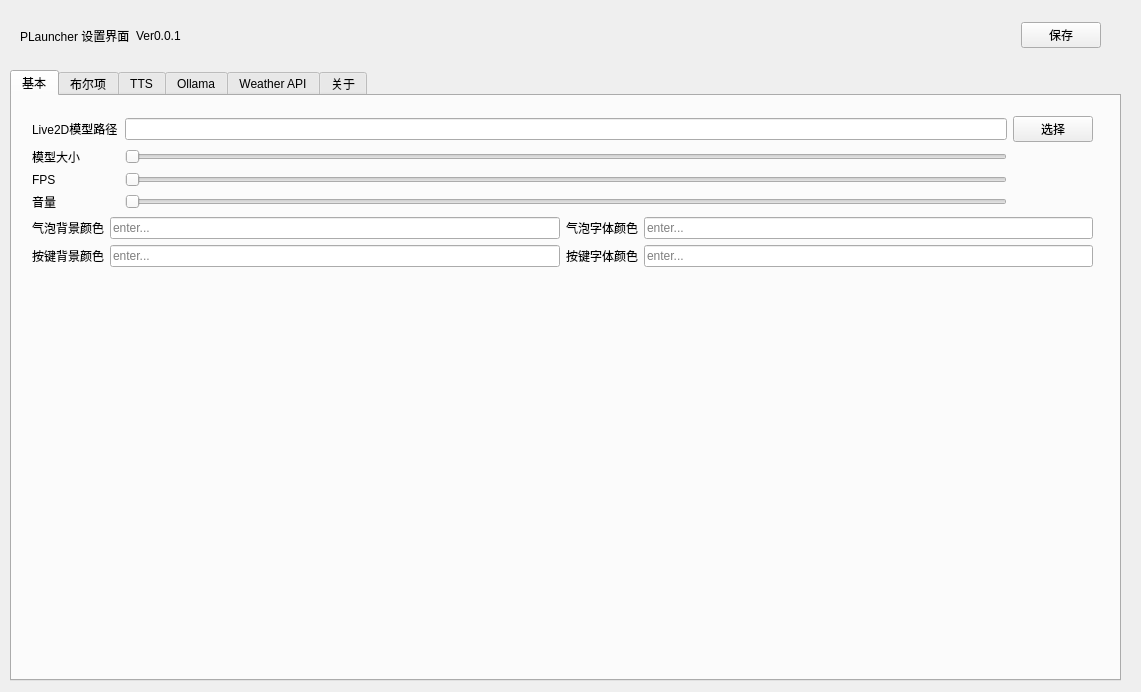
<?xml version="1.0" encoding="UTF-8"?>
<ui version="4.0">
 <class>setting</class>
 <widget class="QWidget" name="setting">
  <property name="geometry">
   <rect>
    <x>0</x>
    <y>0</y>
    <width>1141</width>
    <height>692</height>
   </rect>
  </property>
  <property name="minimumSize">
   <size>
    <width>1141</width>
    <height>692</height>
   </size>
  </property>
  <property name="maximumSize">
   <size>
    <width>114514</width>
    <height>114514</height>
   </size>
  </property>
  <property name="windowTitle">
   <string>setting</string>
  </property>
  <widget class="QTabWidget" name="tabWidget">
   <property name="geometry">
    <rect>
     <x>10</x>
     <y>70</y>
     <width>1111</width>
     <height>611</height>
    </rect>
   </property>
   <property name="currentIndex">
    <number>0</number>
   </property>
   <widget class="QWidget" name="tab">
    <attribute name="title">
     <string>基本</string>
    </attribute>
    <widget class="QWidget" name="verticalLayoutWidget">
     <property name="geometry">
      <rect>
       <x>20</x>
       <y>20</y>
       <width>1061</width>
       <height>541</height>
      </rect>
     </property>
     <layout class="QVBoxLayout" name="verticalLayout_2">
      <item>
       <layout class="QGridLayout" name="gridLayout_7">
        <item row="1" column="2">
         <widget class="DoubleClickableLabel" name="label_7">
          <property name="text">
           <string/>
          </property>
          <property name="alignment">
           <set>Qt::AlignCenter</set>
          </property>
         </widget>
        </item>
        <item row="2" column="1">
         <widget class="QSlider" name="horizontalSlider_2">
          <property name="orientation">
           <enum>Qt::Horizontal</enum>
          </property>
         </widget>
        </item>
        <item row="3" column="2">
         <widget class="DoubleClickableLabel" name="label_9">
          <property name="text">
           <string/>
          </property>
          <property name="alignment">
           <set>Qt::AlignCenter</set>
          </property>
         </widget>
        </item>
        <item row="3" column="1">
         <widget class="QSlider" name="horizontalSlider_3">
          <property name="orientation">
           <enum>Qt::Horizontal</enum>
          </property>
         </widget>
        </item>
        <item row="1" column="1">
         <widget class="QSlider" name="horizontalSlider">
          <property name="orientation">
           <enum>Qt::Horizontal</enum>
          </property>
         </widget>
        </item>
        <item row="2" column="2">
         <widget class="DoubleClickableLabel" name="label_8">
          <property name="text">
           <string/>
          </property>
          <property name="alignment">
           <set>Qt::AlignCenter</set>
          </property>
         </widget>
        </item>
        <item row="0" column="2">
         <widget class="QPushButton" name="pushButton_2">
          <property name="text">
           <string>选择</string>
          </property>
         </widget>
        </item>
        <item row="3" column="0">
         <widget class="QLabel" name="label_6">
          <property name="text">
           <string>音量</string>
          </property>
         </widget>
        </item>
        <item row="0" column="0">
         <widget class="QLabel" name="label_3">
          <property name="text">
           <string>Live2D模型路径</string>
          </property>
         </widget>
        </item>
        <item row="2" column="0">
         <widget class="QLabel" name="label_5">
          <property name="text">
           <string>FPS</string>
          </property>
         </widget>
        </item>
        <item row="0" column="1">
         <widget class="QLineEdit" name="lineEdit"/>
        </item>
        <item row="1" column="0">
         <widget class="QLabel" name="label_4">
          <property name="text">
           <string>模型大小</string>
          </property>
         </widget>
        </item>
       </layout>
      </item>
      <item>
       <layout class="QGridLayout" name="gridLayout">
        <item row="0" column="0">
         <widget class="QLabel" name="label_24">
          <property name="text">
           <string>气泡背景颜色</string>
          </property>
         </widget>
        </item>
        <item row="1" column="0">
         <widget class="QLabel" name="label_26">
          <property name="text">
           <string>按键背景颜色</string>
          </property>
         </widget>
        </item>
        <item row="0" column="1">
         <widget class="QLineEdit" name="lineEdit_9">
          <property name="placeholderText">
           <string>enter...</string>
          </property>
         </widget>
        </item>
        <item row="0" column="3">
         <widget class="QLineEdit" name="lineEdit_10">
          <property name="placeholderText">
           <string>enter...</string>
          </property>
         </widget>
        </item>
        <item row="1" column="1">
         <widget class="QLineEdit" name="lineEdit_11">
          <property name="placeholderText">
           <string>enter...</string>
          </property>
         </widget>
        </item>
        <item row="2" column="1">
         <spacer name="verticalSpacer_3">
          <property name="orientation">
           <enum>Qt::Vertical</enum>
          </property>
          <property name="sizeHint" stdset="0">
           <size>
            <width>20</width>
            <height>40</height>
           </size>
          </property>
         </spacer>
        </item>
        <item row="1" column="3">
         <widget class="QLineEdit" name="lineEdit_12">
          <property name="placeholderText">
           <string>enter...</string>
          </property>
         </widget>
        </item>
        <item row="0" column="2">
         <widget class="QLabel" name="label_25">
          <property name="text">
           <string>气泡字体颜色</string>
          </property>
         </widget>
        </item>
        <item row="1" column="2">
         <widget class="QLabel" name="label_27">
          <property name="text">
           <string>按键字体颜色</string>
          </property>
         </widget>
        </item>
       </layout>
      </item>
     </layout>
    </widget>
   </widget>
   <widget class="QWidget" name="tab_2">
    <attribute name="title">
     <string>布尔项</string>
    </attribute>
    <widget class="QWidget" name="gridLayoutWidget_2">
     <property name="geometry">
      <rect>
       <x>20</x>
       <y>20</y>
       <width>1061</width>
       <height>541</height>
      </rect>
     </property>
     <layout class="QGridLayout" name="gridLayout_2">
      <item row="1" column="0">
       <widget class="QCheckBox" name="checkBox_2">
        <property name="text">
         <string>启动时监听按键</string>
        </property>
       </widget>
      </item>
      <item row="0" column="0">
       <widget class="QCheckBox" name="checkBox">
        <property name="text">
         <string>随系统启动</string>
        </property>
       </widget>
      </item>
      <item row="6" column="0">
       <widget class="QCheckBox" name="checkBox_7">
        <property name="text">
         <string>报时功能</string>
        </property>
       </widget>
      </item>
      <item row="8" column="0">
       <spacer name="verticalSpacer_2">
        <property name="orientation">
         <enum>Qt::Vertical</enum>
        </property>
        <property name="sizeHint" stdset="0">
         <size>
          <width>20</width>
          <height>40</height>
         </size>
        </property>
       </spacer>
      </item>
      <item row="5" column="0">
       <widget class="QCheckBox" name="checkBox_6">
        <property name="text">
         <string>启用语音</string>
        </property>
       </widget>
      </item>
      <item row="4" column="0">
       <widget class="QCheckBox" name="checkBox_5">
        <property name="text">
         <string>随机说话</string>
        </property>
       </widget>
      </item>
      <item row="2" column="0">
       <widget class="QCheckBox" name="checkBox_3">
        <property name="text">
         <string>视线跟随鼠标</string>
        </property>
       </widget>
      </item>
      <item row="3" column="0">
       <widget class="QCheckBox" name="checkBox_4">
        <property name="text">
         <string>启动「Star」</string>
        </property>
       </widget>
      </item>
      <item row="7" column="0">
       <widget class="QCheckBox" name="checkBox_8">
        <property name="text">
         <string>置顶</string>
        </property>
       </widget>
      </item>
     </layout>
    </widget>
   </widget>
   <widget class="QWidget" name="tab_3">
    <attribute name="title">
     <string>TTS</string>
    </attribute>
    <widget class="QWidget" name="gridLayoutWidget_3">
     <property name="geometry">
      <rect>
       <x>20</x>
       <y>20</y>
       <width>1061</width>
       <height>541</height>
      </rect>
     </property>
     <layout class="QGridLayout" name="gridLayout_3">
      <item row="4" column="0">
       <widget class="QLabel" name="label_14">
        <property name="text">
         <string>获取API</string>
        </property>
       </widget>
      </item>
      <item row="0" column="1">
       <widget class="QLineEdit" name="lineEdit_2"/>
      </item>
      <item row="2" column="1">
       <widget class="QLineEdit" name="lineEdit_4"/>
      </item>
      <item row="2" column="0">
       <widget class="QLabel" name="label_12">
        <property name="text">
         <string>APIKey</string>
        </property>
       </widget>
      </item>
      <item row="0" column="0">
       <widget class="QLabel" name="label_10">
        <property name="text">
         <string>APPID</string>
        </property>
       </widget>
      </item>
      <item row="3" column="0">
       <widget class="QLabel" name="label_13">
        <property name="text">
         <string>发言人</string>
        </property>
       </widget>
      </item>
      <item row="3" column="1">
       <widget class="QLineEdit" name="lineEdit_5"/>
      </item>
      <item row="1" column="1">
       <widget class="QLineEdit" name="lineEdit_3"/>
      </item>
      <item row="6" column="1">
       <spacer name="verticalSpacer">
        <property name="orientation">
         <enum>Qt::Vertical</enum>
        </property>
        <property name="sizeHint" stdset="0">
         <size>
          <width>20</width>
          <height>40</height>
         </size>
        </property>
       </spacer>
      </item>
      <item row="1" column="0">
       <widget class="QLabel" name="label_11">
        <property name="text">
         <string>APISecret</string>
        </property>
       </widget>
      </item>
      <item row="4" column="1">
       <widget class="QPushButton" name="pushButton_3">
        <property name="text">
         <string>讯飞开放平台 在线语音合成</string>
        </property>
        <property name="icon">
         <iconset resource="../Resource.qrc">
          <normaloff>:/assets/IconaMoon/Interface/Link External - 24x24.png</normaloff>:/assets/IconaMoon/Interface/Link External - 24x24.png</iconset>
        </property>
       </widget>
      </item>
      <item row="5" column="1">
       <widget class="QPushButton" name="pushButton_14">
        <property name="text">
         <string>启动讯飞TTS服务端</string>
        </property>
        <property name="icon">
         <iconset resource="../Resource.qrc">
          <normaloff>:/assets/IconaMoon/Interface/Link - 24x24.png</normaloff>:/assets/IconaMoon/Interface/Link - 24x24.png</iconset>
        </property>
       </widget>
      </item>
      <item row="5" column="0">
       <widget class="QLabel" name="label_18">
        <property name="text">
         <string>启动</string>
        </property>
       </widget>
      </item>
     </layout>
    </widget>
   </widget>
   <widget class="QWidget" name="tab_4">
    <attribute name="title">
     <string>Ollama</string>
    </attribute>
    <widget class="QWidget" name="gridLayoutWidget_4">
     <property name="geometry">
      <rect>
       <x>20</x>
       <y>20</y>
       <width>1061</width>
       <height>541</height>
      </rect>
     </property>
     <layout class="QGridLayout" name="gridLayout_4">
      <item row="1" column="0">
       <widget class="QLabel" name="label_15">
        <property name="text">
         <string>AI模型</string>
        </property>
       </widget>
      </item>
      <item row="2" column="0">
       <widget class="QLabel" name="label_16">
        <property name="text">
         <string>角色</string>
        </property>
       </widget>
      </item>
      <item row="2" column="1">
       <widget class="QComboBox" name="comboBox"/>
      </item>
      <item row="3" column="0">
       <widget class="QLabel" name="label_17">
        <property name="text">
         <string>自定义角色</string>
        </property>
       </widget>
      </item>
      <item row="1" column="1">
       <widget class="QLineEdit" name="lineEdit_6">
        <property name="placeholderText">
         <string>qwen2.5:3b</string>
        </property>
       </widget>
      </item>
      <item row="0" column="1">
       <widget class="QPushButton" name="pushButton_15">
        <property name="text">
         <string>Ollama</string>
        </property>
        <property name="icon">
         <iconset resource="../Resource.qrc">
          <normaloff>:/assets/IconaMoon/Interface/Link External - 24x24.png</normaloff>:/assets/IconaMoon/Interface/Link External - 24x24.png</iconset>
        </property>
       </widget>
      </item>
      <item row="0" column="0">
       <widget class="QLabel" name="label_19">
        <property name="text">
         <string>Ollama</string>
        </property>
       </widget>
      </item>
      <item row="3" column="1">
       <widget class="QPlainTextEdit" name="plainTextEdit"/>
      </item>
     </layout>
    </widget>
   </widget>
   <widget class="QWidget" name="tab_6">
    <attribute name="title">
     <string>Weather API</string>
    </attribute>
    <widget class="QWidget" name="gridLayoutWidget_6">
     <property name="geometry">
      <rect>
       <x>20</x>
       <y>20</y>
       <width>1061</width>
       <height>531</height>
      </rect>
     </property>
     <layout class="QGridLayout" name="gridLayout_6">
      <item row="1" column="1">
       <widget class="QLineEdit" name="lineEdit_8"/>
      </item>
      <item row="2" column="0">
       <widget class="QLabel" name="label_22">
        <property name="text">
         <string>获取OpenWeather API</string>
        </property>
       </widget>
      </item>
      <item row="4" column="1">
       <spacer name="verticalSpacer_4">
        <property name="orientation">
         <enum>Qt::Vertical</enum>
        </property>
        <property name="sizeHint" stdset="0">
         <size>
          <width>20</width>
          <height>40</height>
         </size>
        </property>
       </spacer>
      </item>
      <item row="0" column="1">
       <widget class="QLineEdit" name="lineEdit_7">
        <property name="placeholderText">
         <string>Chengdu</string>
        </property>
       </widget>
      </item>
      <item row="1" column="0">
       <widget class="QLabel" name="label_21">
        <property name="text">
         <string>Key</string>
        </property>
       </widget>
      </item>
      <item row="0" column="0">
       <widget class="QLabel" name="label_20">
        <property name="text">
         <string>城市</string>
        </property>
       </widget>
      </item>
      <item row="2" column="1">
       <widget class="QPushButton" name="pushButton_4">
        <property name="toolTip">
         <string>https://home.openweathermap.org/api_keys</string>
        </property>
        <property name="text">
         <string>OpenWeather</string>
        </property>
        <property name="icon">
         <iconset resource="../Resource.qrc">
          <normaloff>:/assets/IconaMoon/Interface/Link External - 24x24.png</normaloff>:/assets/IconaMoon/Interface/Link External - 24x24.png</iconset>
        </property>
       </widget>
      </item>
      <item row="3" column="1">
       <widget class="QLabel" name="label_23">
        <property name="text">
         <string>此功能在国内网络内可能无法使用。</string>
        </property>
       </widget>
      </item>
     </layout>
    </widget>
   </widget>
   <widget class="QWidget" name="tab_5">
    <attribute name="title">
     <string>关于</string>
    </attribute>
    <widget class="QWidget" name="gridLayoutWidget_5">
     <property name="geometry">
      <rect>
       <x>20</x>
       <y>20</y>
       <width>1061</width>
       <height>541</height>
      </rect>
     </property>
     <layout class="QGridLayout" name="gridLayout_5">
      <item row="1" column="0">
       <widget class="QTextEdit" name="textEdit">
        <property name="html">
         <string>&lt;!DOCTYPE HTML PUBLIC &quot;-//W3C//DTD HTML 4.0//EN&quot; &quot;http://www.w3.org/TR/REC-html40/strict.dtd&quot;&gt;
&lt;html&gt;&lt;head&gt;&lt;meta name=&quot;qrichtext&quot; content=&quot;1&quot; /&gt;&lt;style type=&quot;text/css&quot;&gt;
p, li { white-space: pre-wrap; }
&lt;/style&gt;&lt;/head&gt;&lt;body style=&quot; font-family:'SimSun'; font-size:9pt; font-weight:400; font-style:normal;&quot;&gt;
&lt;p style=&quot;-qt-paragraph-type:empty; margin-top:0px; margin-bottom:0px; margin-left:0px; margin-right:0px; -qt-block-indent:0; text-indent:0px;&quot;&gt;&lt;br /&gt;&lt;/p&gt;&lt;/body&gt;&lt;/html&gt;</string>
        </property>
       </widget>
      </item>
      <item row="0" column="0">
       <layout class="QHBoxLayout" name="horizontalLayout_3">
        <item>
         <layout class="QVBoxLayout" name="verticalLayout_3">
          <item>
           <widget class="QPushButton" name="pushButton_8">
            <property name="text">
             <string>GitHub</string>
            </property>
            <property name="icon">
             <iconset resource="../Resource.qrc">
              <normaloff>:/assets/IconaMoon/Interface/Link External - 24x24.png</normaloff>:/assets/IconaMoon/Interface/Link External - 24x24.png</iconset>
            </property>
           </widget>
          </item>
          <item>
           <widget class="QPushButton" name="pushButton_9">
            <property name="text">
             <string>Author（Pfolg）</string>
            </property>
            <property name="icon">
             <iconset resource="../Resource.qrc">
              <normaloff>:/assets/IconaMoon/Interface/Link External - 24x24.png</normaloff>:/assets/IconaMoon/Interface/Link External - 24x24.png</iconset>
            </property>
           </widget>
          </item>
          <item>
           <widget class="QPushButton" name="pushButton_12">
            <property name="text">
             <string>自定义语录库</string>
            </property>
            <property name="icon">
             <iconset resource="../Resource.qrc">
              <normaloff>:/assets/IconaMoon/Files/File Document - 24x24.png</normaloff>:/assets/IconaMoon/Files/File Document - 24x24.png</iconset>
            </property>
           </widget>
          </item>
          <item>
           <widget class="QPushButton" name="pushButton_5">
            <property name="text">
             <string>语音目录</string>
            </property>
            <property name="icon">
             <iconset resource="../Resource.qrc">
              <normaloff>:/assets/IconaMoon/Files/Folder - 24x24.png</normaloff>:/assets/IconaMoon/Files/Folder - 24x24.png</iconset>
            </property>
           </widget>
          </item>
         </layout>
        </item>
        <item>
         <layout class="QVBoxLayout" name="verticalLayout">
          <item>
           <widget class="QPushButton" name="pushButton_10">
            <property name="text">
             <string>检查更新</string>
            </property>
            <property name="icon">
             <iconset resource="../Resource.qrc">
              <normaloff>:/assets/IconaMoon/Interface/Synchronize - 24x24.png</normaloff>:/assets/IconaMoon/Interface/Synchronize - 24x24.png</iconset>
            </property>
           </widget>
          </item>
          <item>
           <widget class="QPushButton" name="pushButton_6">
            <property name="text">
             <string>问题反馈</string>
            </property>
            <property name="icon">
             <iconset resource="../Resource.qrc">
              <normaloff>:/assets/IconaMoon/Interface/Attention Circle - 24x24.png</normaloff>:/assets/IconaMoon/Interface/Attention Circle - 24x24.png</iconset>
            </property>
           </widget>
          </item>
          <item>
           <widget class="QPushButton" name="pushButton_13">
            <property name="text">
             <string>程序文件夹</string>
            </property>
            <property name="icon">
             <iconset resource="../Resource.qrc">
              <normaloff>:/assets/IconaMoon/Files/Folder - 24x24.png</normaloff>:/assets/IconaMoon/Files/Folder - 24x24.png</iconset>
            </property>
           </widget>
          </item>
          <item>
           <widget class="QPushButton" name="pushButton_11">
            <property name="text">
             <string>重置应用</string>
            </property>
            <property name="icon">
             <iconset resource="../Resource.qrc">
              <normaloff>:/assets/IconaMoon/Interface/Restart - 24x24.png</normaloff>:/assets/IconaMoon/Interface/Restart - 24x24.png</iconset>
            </property>
           </widget>
          </item>
         </layout>
        </item>
       </layout>
      </item>
     </layout>
    </widget>
   </widget>
  </widget>
  <widget class="QWidget" name="horizontalLayoutWidget">
   <property name="geometry">
    <rect>
     <x>20</x>
     <y>10</y>
     <width>1081</width>
     <height>51</height>
    </rect>
   </property>
   <layout class="QHBoxLayout" name="horizontalLayout">
    <item>
     <widget class="QLabel" name="label">
      <property name="text">
       <string>PLauncher 设置界面</string>
      </property>
     </widget>
    </item>
    <item>
     <widget class="QLabel" name="label_2">
      <property name="text">
       <string>Ver0.0.1</string>
      </property>
     </widget>
    </item>
    <item>
     <spacer name="horizontalSpacer">
      <property name="orientation">
       <enum>Qt::Horizontal</enum>
      </property>
      <property name="sizeHint" stdset="0">
       <size>
        <width>40</width>
        <height>20</height>
       </size>
      </property>
     </spacer>
    </item>
    <item>
     <widget class="QPushButton" name="pushButton">
      <property name="text">
       <string>保存</string>
      </property>
     </widget>
    </item>
   </layout>
  </widget>
 </widget>
 <customwidgets>
  <customwidget>
   <class>DoubleClickableLabel</class>
   <extends>QLabel</extends>
   <header>doubleclickablelabel.h</header>
  </customwidget>
 </customwidgets>
 <resources>
  <include location="../Resource.qrc"/>
 </resources>
 <connections/>
</ui>
